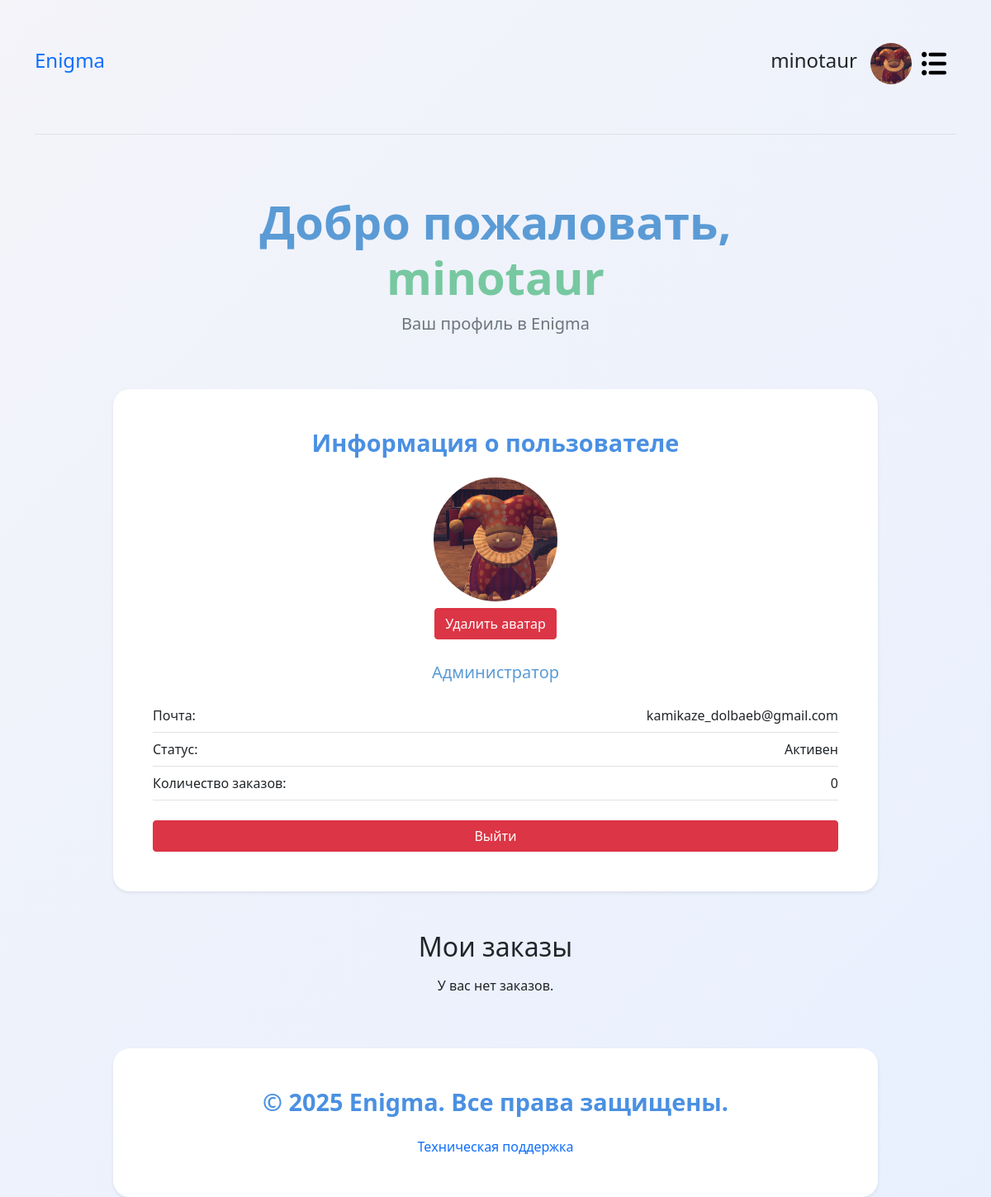
Page /profile.php (signed in) on the committed database.
### tables this page shows
CREATE TABLE `users` (
  `ID` int(11) NOT NULL,
  `Login` varchar(25) NOT NULL,
  `Password` varchar(60) NOT NULL,
  `Email` varchar(50) NOT NULL,
  `avatar` varchar(100) NOT NULL,
  `orders_count` int(11) NOT NULL,
  `date_reg` datetime NOT NULL,
  `is_admin` enum('user','admin','system_admin') NOT NULL,
  `is_active` enum('active','banned') NOT NULL
);

### profile.php (the view, shortened to what this page needs)
<?php
require_once 'database/database.php';
$userId = $_SESSION['user_id'];
$query = "SELECT * FROM users WHERE ID = ?";
$stmt = $conn->prepare($query);
$stmt->bind_param('i', $userId);
$stmt->execute();
$result = $stmt->get_result();
$user = $result->fetch_assoc();
?>
<!DOCTYPE html>
<html lang="ru">
<head>
    <link href="https://cdn.jsdelivr.net/npm/bootstrap@5.1.3/dist/css/bootstrap.min.css" rel="stylesheet">
    <link rel="stylesheet" href="css/main.css">
</head>
<body>
<header>
    <div class="container">
        <div class="row">
            <div class="col-12">
                <div class="d-flex flex-column flex-md-row align-items-center pb-3 mb-4 border-bottom">
                    <a href="" class="d-flex align-items-center text-decoration-none">
                        <span class="fs-4 enigma_logo">Enigma</span>
                    </a>
                    <nav class="d-inline-flex mt-2 mt-md-0 ms-md-auto">
                    <?php if (isset($_SESSION['user_auth'])): ?>
                    <div class="d-flex flex-column flex-md-row align-items-center pb-3 mb-4 mt-5">
                    <h3 class="fs-4"><?= $user['Login']; ?></h3>
                    <img src="<?= $user['avatar']; ?>" class="rounded-circle  mt-1 mb-1 ms-3" style="width: 50px; height: 50px; object-fit: cover;">
                    </div>
                    <?php else: ?>
                    <?php endif; ?>
                        <button class="navbar-toggler border-0 mt-2" type="button" data-bs-toggle="offcanvas" data-bs-target="#sideMenu" aria-controls="sideMenu"><img src="icons/menu.svg" style="width: 30px; height: 30px; object-fit: cover;"></button>
                    </nav>
                </div>
            </div>
        </div>
    </div>
</header>
<div class="container mt-5">
    <div class="row justify-content-center">
        <div class="col-lg-8 col-md-10 col-sm-12 text-center mb-5">
            <h1 class="display-4 fw-bold text-primary">Добро пожаловать, <span class="highlight text-success"><?php echo htmlspecialchars($user['Login']); ?></span></h1>
            <p class="lead text-muted">Ваш профиль в Enigma</p>
        </div>
        <div class="col-lg-10">
            <div class="card shadow-sm border-0 rounded-4">
                <div class="card-body p-5">
                    <h3 class="card-title text-center mb-4">Информация о пользователе</h3>
                    <div class="text-center mb-4">
                        <?php if (!empty($user['avatar']) && file_exists($user['avatar'])): ?>
                            <img src="<?php echo $user['avatar']; ?>" alt="Avatar" class="rounded-circle" style="width: 150px; height: 150px; object-fit: cover;"><br>
                            <form action="admin/delete_avatar.php" method="POST" enctype="multipart/form-data">
                            <button type="submit" class="btn btn-danger mt-2">Удалить аватар</button>
                            </form>
                        <?php else: ?>
                            <img src="https://via.placeholder.com/150" alt="Avatar" class="rounded-circle" style="width: 150px; height: 150px; object-fit: cover;">
                        <?php endif; ?>
                    </div>
                    <?php if($user['is_admin'] == 'admin'): ?>
                        <p class="card-text text-center fs-5">
                            <span class="text-primary">Администратор</span>
                        </p>
                    <?php elseif($user['is_admin'] == 'system_admin'): ?>
                        <p class="card-text text-center fs-5">
                            <span class="text-danger">Системный администратор</span>
                        </p>
                    <?php endif; ?>
                    <ul class="user-info list-group list-group-flush mb-4">
                        <li class="user-info-item d-flex justify-content-between py-2 border-bottom">
                            <span>Почта:</span>
                            <span><?php echo htmlspecialchars($user['Email']); ?></span>
                        </li>
                        <li class="user-info-item d-flex justify-content-between py-2 border-bottom">
                            <span>Статус:</span>
                            <span><?php echo $user['is_active'] == 'active' ? 'Активен' : 'Заблокирован'; ?></span>
                        </li>
                        <li class="user-info-item d-flex justify-content-between py-2 border-bottom">
                            <span>Количество заказов:</span>
                            <span><?php echo htmlspecialchars($user['orders_count']); ?></span>
                        </li>
                    </ul>
                    <div class="d-grid gap-2">
                        <a href="auth/logout.php" class="btn btn-danger">Выйти</a>
                    </div>
                </div>
            </div>
        </div>
    </div>
</div>
<div class="container mt-3">
    <div class="container mt-5">
        <h2 class="text-center mb-3">Мои заказы</h2>
        <div class="row justify-content-center">
        <?php
            $query = "SELECT * FROM orders WHERE user_id = ?";
            $stmt = $conn->prepare($query);
            $stmt->bind_param('i', $_SESSION['user_id']);
            $stmt->execute();
            $result = $stmt->get_result();
            if ($result->num_rows > 0) {
                while($order = $result->fetch_assoc()) {
                    echo '<div class="col-lg-4 col-md-6 col-sm-12 mt-3">';
                    echo '<div class="card shadow-sm border-0 rounded-4">';
                    echo '<div class="card-body p-3">';
                    echo '<h5 class="card-title text-center mb-2">Заказ #' . $order['ID'] . '</h5>';
                    echo '<p class="card-text text-center">Дата: ' . date('d.m.Y', strtotime($order['order_date'])) . ' ' . '</p>';
                    $product_ids = explode(', ', $order['products']);
                    echo '<p class="card-text text-center">Товары: ';
                    $products_list = [];
                    foreach ($product_ids as $product_id) {
                        $sql = "SELECT * FROM categories WHERE ID = ?";
                        $stmt = $conn->prepare($sql);
                        $stmt->bind_param('i', $product_id);
                        $stmt->execute();
                        $product_result = $stmt->get_result();
                        while ($product = $product_result->fetch_assoc()) {
                            $products_list[] = $product['Name'];
                        }
                    }
                    echo implode(', ', $products_list);
                    echo '</p>';
                    echo '<p class="card-text text-center">Стоимость: ' . $order['total_price'] . ' руб.</p>';
                    echo '</div>';
                    echo '</div>';
                    echo '</div>';
                }
            } else {
                echo '<p class="text-center">У вас нет заказов.</p>';
            }
            ?>
        </div>
    </div>
</div>
<footer class="container mt-5">
    <div class="row justify-content-center">
        <div class="col-lg-10">
            <div class="card shadow-sm border-0 rounded-4">
                <div class="card-body p-5">
                    <h5 class="card-title text-center mb-4">© 2025 Enigma. Все права защищены.</h5>
                    <p class="card-text text-center">
                       <a href="support" class="text-decoration-none">Техническая поддержка</a>
                    </p>
                </div>
            </div>
        </div>
    </div>
</footer>
</body>
</html>

### css/main.css (style rules this page uses)
.container { opacity: 0; transition: opacity 1.1s; }
.container.loaded { opacity: 1; }
html { scroll-behavior: smooth; }
body { background: linear-gradient(135deg, #f4f4f9, #e8f0fe); overflow-x: hidden; transition: background-color 0,4s ease, color 0,4s ease; }
.highlight { font-weight: bold; color: #7e0ba4 !important; }
.card { background-color: white; border-radius: 20px; box-shadow: 0 10px 30px rgba(0, 0, 0, 0.1); }
.card-title { font-size: 1.8rem; font-weight: bold; color: #4a90e2; }
p.card-text { color: #666; line-height: 1.6; }
.text-primary { color: #5b9bd5 !important; }
.text-success { color: #77c8a1 !important; }
.navbar-toggler img { width: 50px; height: 50px; object-fit: cover; }
.user-info-item { background-color: transparent; border: none; border-bottom: 1px solid #ccc; padding: 0.5rem 0; transition: background-color 0.3s ease; }

### rows in the picture
users: Login "minotaur", avatar (picture), Email "kamikaze_dolbaeb@gmail.com", orders_count "0"
